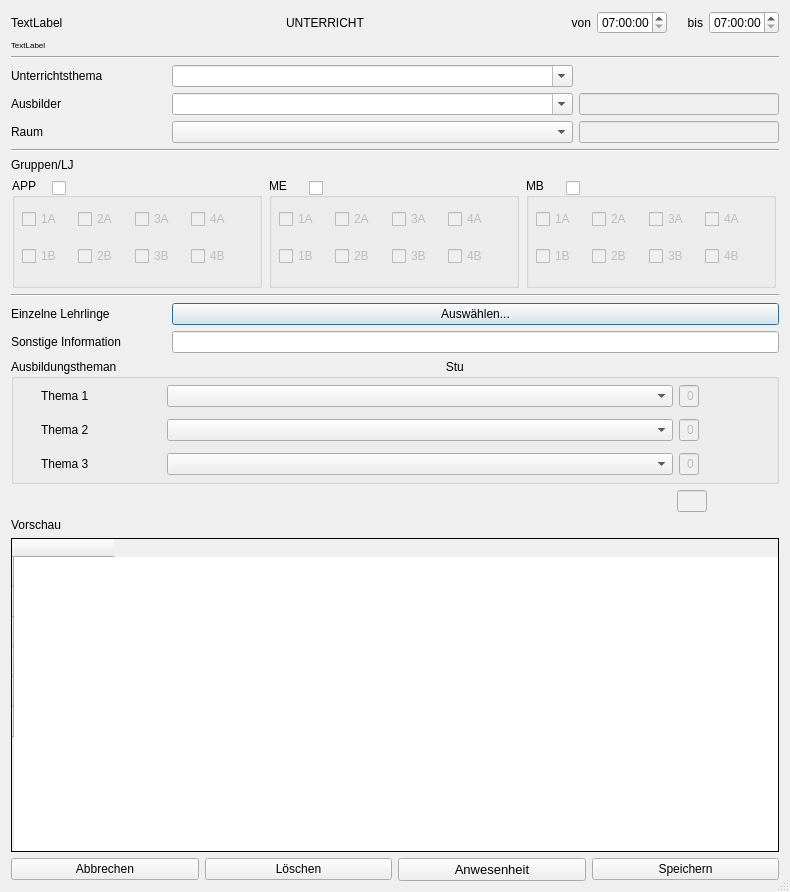
<?xml version="1.0" encoding="UTF-8"?>
<ui version="4.0">
 <class>Dialog</class>
 <widget class="QDialog" name="Dialog">
  <property name="enabled">
   <bool>true</bool>
  </property>
  <property name="geometry">
   <rect>
    <x>0</x>
    <y>0</y>
    <width>790</width>
    <height>892</height>
   </rect>
  </property>
  <property name="windowTitle">
   <string>Dialog</string>
  </property>
  <property name="sizeGripEnabled">
   <bool>true</bool>
  </property>
  <layout class="QGridLayout" name="gridLayout">
   <item row="0" column="0">
    <layout class="QVBoxLayout" name="verticalLayout">
     <item>
      <layout class="QHBoxLayout" name="horizontalLayout_12">
       <item>
        <widget class="QLabel" name="Wochen_Tag">
         <property name="styleSheet">
          <string notr="true">font: 10pt &quot;MS Shell Dlg 2&quot;;</string>
         </property>
         <property name="text">
          <string>TextLabel</string>
         </property>
        </widget>
       </item>
       <item>
        <widget class="QLabel" name="label_9">
         <property name="styleSheet">
          <string notr="true">font: 10pt &quot;MS Shell Dlg 2&quot;;</string>
         </property>
         <property name="text">
          <string/>
         </property>
        </widget>
       </item>
       <item>
        <widget class="QLabel" name="label_2">
         <property name="styleSheet">
          <string notr="true">font: 10pt &quot;MS Shell Dlg 2&quot;;</string>
         </property>
         <property name="text">
          <string>UNTERRICHT</string>
         </property>
        </widget>
       </item>
       <item>
        <widget class="QLabel" name="label_10">
         <property name="styleSheet">
          <string notr="true">font: 10pt &quot;MS Shell Dlg 2&quot;;</string>
         </property>
         <property name="text">
          <string/>
         </property>
        </widget>
       </item>
       <item>
        <widget class="QLabel" name="label_11">
         <property name="maximumSize">
          <size>
           <width>30</width>
           <height>16777215</height>
          </size>
         </property>
         <property name="styleSheet">
          <string notr="true">font: 10pt &quot;MS Shell Dlg 2&quot;;</string>
         </property>
         <property name="text">
          <string>von</string>
         </property>
         <property name="alignment">
          <set>Qt::AlignRight|Qt::AlignTrailing|Qt::AlignVCenter</set>
         </property>
        </widget>
       </item>
       <item>
        <widget class="QTimeEdit" name="timeEdit_von">
         <property name="minimumSize">
          <size>
           <width>50</width>
           <height>0</height>
          </size>
         </property>
         <property name="maximumSize">
          <size>
           <width>70</width>
           <height>16777215</height>
          </size>
         </property>
         <property name="styleSheet">
          <string notr="true">font: 10pt &quot;MS Shell Dlg 2&quot;;</string>
         </property>
         <property name="minimumDateTime">
          <datetime>
           <hour>7</hour>
           <minute>0</minute>
           <second>0</second>
           <year>2000</year>
           <month>1</month>
           <day>1</day>
          </datetime>
         </property>
        </widget>
       </item>
       <item>
        <widget class="QLabel" name="label_13">
         <property name="maximumSize">
          <size>
           <width>30</width>
           <height>16777215</height>
          </size>
         </property>
         <property name="layoutDirection">
          <enum>Qt::RightToLeft</enum>
         </property>
         <property name="styleSheet">
          <string notr="true">font: 10pt &quot;MS Shell Dlg 2&quot;;</string>
         </property>
         <property name="text">
          <string>bis</string>
         </property>
         <property name="alignment">
          <set>Qt::AlignRight|Qt::AlignTrailing|Qt::AlignVCenter</set>
         </property>
        </widget>
       </item>
       <item>
        <widget class="QTimeEdit" name="timeEdit_bis">
         <property name="minimumSize">
          <size>
           <width>50</width>
           <height>0</height>
          </size>
         </property>
         <property name="maximumSize">
          <size>
           <width>70</width>
           <height>16777215</height>
          </size>
         </property>
         <property name="styleSheet">
          <string notr="true">font: 10pt &quot;MS Shell Dlg 2&quot;;</string>
         </property>
         <property name="minimumDateTime">
          <datetime>
           <hour>7</hour>
           <minute>0</minute>
           <second>0</second>
           <year>2000</year>
           <month>1</month>
           <day>1</day>
          </datetime>
         </property>
        </widget>
       </item>
      </layout>
     </item>
     <item>
      <widget class="QLabel" name="Row">
       <property name="styleSheet">
        <string notr="true">font: 10pt &quot;MS Shell Dlg 2&quot;;</string>
       </property>
       <property name="text">
        <string>&lt;html&gt;&lt;head/&gt;&lt;body&gt;&lt;p&gt;&lt;span style=&quot; font-size:6pt;&quot;&gt;TextLabel&lt;/span&gt;&lt;/p&gt;&lt;/body&gt;&lt;/html&gt;</string>
       </property>
      </widget>
     </item>
     <item>
      <widget class="Line" name="line">
       <property name="styleSheet">
        <string notr="true">font: 10pt &quot;MS Shell Dlg 2&quot;;</string>
       </property>
       <property name="orientation">
        <enum>Qt::Horizontal</enum>
       </property>
      </widget>
     </item>
     <item>
      <layout class="QHBoxLayout" name="horizontalLayout_4">
       <item>
        <widget class="QLabel" name="label_7">
         <property name="minimumSize">
          <size>
           <width>155</width>
           <height>0</height>
          </size>
         </property>
         <property name="maximumSize">
          <size>
           <width>155</width>
           <height>16777215</height>
          </size>
         </property>
         <property name="styleSheet">
          <string notr="true">font: 10pt &quot;MS Shell Dlg 2&quot;;</string>
         </property>
         <property name="text">
          <string>Unterrichtsthema</string>
         </property>
        </widget>
       </item>
       <item>
        <widget class="QComboBox" name="comboBox_Unterrichtsthema">
         <property name="enabled">
          <bool>true</bool>
         </property>
         <property name="minimumSize">
          <size>
           <width>200</width>
           <height>0</height>
          </size>
         </property>
         <property name="styleSheet">
          <string notr="true">font: 10pt &quot;MS Shell Dlg 2&quot;;</string>
         </property>
         <property name="editable">
          <bool>true</bool>
         </property>
         <item>
          <property name="text">
           <string/>
          </property>
         </item>
        </widget>
       </item>
       <item>
        <widget class="QLabel" name="label_15">
         <property name="minimumSize">
          <size>
           <width>200</width>
           <height>0</height>
          </size>
         </property>
         <property name="maximumSize">
          <size>
           <width>200</width>
           <height>16777215</height>
          </size>
         </property>
         <property name="styleSheet">
          <string notr="true">font: 10pt &quot;MS Shell Dlg 2&quot;;</string>
         </property>
         <property name="text">
          <string/>
         </property>
        </widget>
       </item>
      </layout>
     </item>
     <item>
      <layout class="QHBoxLayout" name="horizontalLayout_5">
       <item>
        <widget class="QLabel" name="label_6">
         <property name="minimumSize">
          <size>
           <width>155</width>
           <height>0</height>
          </size>
         </property>
         <property name="maximumSize">
          <size>
           <width>155</width>
           <height>16777215</height>
          </size>
         </property>
         <property name="styleSheet">
          <string notr="true">font: 10pt &quot;MS Shell Dlg 2&quot;;</string>
         </property>
         <property name="text">
          <string>Ausbilder</string>
         </property>
        </widget>
       </item>
       <item>
        <widget class="QComboBox" name="comboBox_Ausbilder">
         <property name="enabled">
          <bool>true</bool>
         </property>
         <property name="minimumSize">
          <size>
           <width>150</width>
           <height>0</height>
          </size>
         </property>
         <property name="styleSheet">
          <string notr="true">font: 10pt &quot;MS Shell Dlg 2&quot;;</string>
         </property>
         <property name="editable">
          <bool>true</bool>
         </property>
         <item>
          <property name="text">
           <string/>
          </property>
         </item>
        </widget>
       </item>
       <item>
        <widget class="QLineEdit" name="le_vorname">
         <property name="enabled">
          <bool>false</bool>
         </property>
         <property name="maximumSize">
          <size>
           <width>200</width>
           <height>16777215</height>
          </size>
         </property>
         <property name="styleSheet">
          <string notr="true">font: 10pt &quot;MS Shell Dlg 2&quot;;</string>
         </property>
        </widget>
       </item>
      </layout>
     </item>
     <item>
      <layout class="QHBoxLayout" name="horizontalLayout">
       <item>
        <widget class="QLabel" name="label">
         <property name="minimumSize">
          <size>
           <width>155</width>
           <height>0</height>
          </size>
         </property>
         <property name="maximumSize">
          <size>
           <width>155</width>
           <height>16777215</height>
          </size>
         </property>
         <property name="styleSheet">
          <string notr="true">font: 10pt &quot;MS Shell Dlg 2&quot;;</string>
         </property>
         <property name="text">
          <string>Raum</string>
         </property>
        </widget>
       </item>
       <item>
        <widget class="QComboBox" name="comboBox_Raum">
         <property name="minimumSize">
          <size>
           <width>150</width>
           <height>0</height>
          </size>
         </property>
         <property name="styleSheet">
          <string notr="true">font: 10pt &quot;MS Shell Dlg 2&quot;;</string>
         </property>
         <property name="editable">
          <bool>false</bool>
         </property>
         <item>
          <property name="text">
           <string/>
          </property>
         </item>
        </widget>
       </item>
       <item>
        <widget class="QLineEdit" name="le_raum">
         <property name="enabled">
          <bool>false</bool>
         </property>
         <property name="maximumSize">
          <size>
           <width>200</width>
           <height>16777215</height>
          </size>
         </property>
         <property name="styleSheet">
          <string notr="true">font: 10pt &quot;MS Shell Dlg 2&quot;;</string>
         </property>
        </widget>
       </item>
      </layout>
     </item>
     <item>
      <widget class="Line" name="line_2">
       <property name="styleSheet">
        <string notr="true">font: 10pt &quot;MS Shell Dlg 2&quot;;</string>
       </property>
       <property name="orientation">
        <enum>Qt::Horizontal</enum>
       </property>
      </widget>
     </item>
     <item>
      <layout class="QHBoxLayout" name="horizontalLayout_14">
       <item>
        <widget class="QLabel" name="label_5">
         <property name="maximumSize">
          <size>
           <width>120</width>
           <height>16777215</height>
          </size>
         </property>
         <property name="styleSheet">
          <string notr="true">font: 10pt &quot;MS Shell Dlg 2&quot;;</string>
         </property>
         <property name="text">
          <string>Gruppen/LJ</string>
         </property>
        </widget>
       </item>
       <item>
        <widget class="QLabel" name="label_8">
         <property name="styleSheet">
          <string notr="true">font: 10pt &quot;MS Shell Dlg 2&quot;;</string>
         </property>
         <property name="text">
          <string/>
         </property>
        </widget>
       </item>
      </layout>
     </item>
     <item>
      <layout class="QHBoxLayout" name="horizontalLayout_18">
       <item>
        <widget class="QGroupBox" name="groupBox_2">
         <property name="minimumSize">
          <size>
           <width>250</width>
           <height>110</height>
          </size>
         </property>
         <property name="maximumSize">
          <size>
           <width>250</width>
           <height>110</height>
          </size>
         </property>
         <property name="styleSheet">
          <string notr="true">font: 10pt &quot;MS Shell Dlg 2&quot;;</string>
         </property>
         <property name="title">
          <string>APP</string>
         </property>
         <widget class="QWidget" name="horizontalLayoutWidget">
          <property name="geometry">
           <rect>
            <x>10</x>
            <y>20</y>
            <width>219</width>
            <height>80</height>
           </rect>
          </property>
          <property name="styleSheet">
           <string notr="true">font: 10pt &quot;MS Shell Dlg 2&quot;;</string>
          </property>
          <layout class="QHBoxLayout" name="horizontalLayout_11">
           <item>
            <layout class="QVBoxLayout" name="verticalLayout_2">
             <item>
              <widget class="QCheckBox" name="checkBox_1A">
               <property name="enabled">
                <bool>false</bool>
               </property>
               <property name="styleSheet">
                <string notr="true">font: 10pt &quot;MS Shell Dlg 2&quot;;</string>
               </property>
               <property name="text">
                <string>1A</string>
               </property>
              </widget>
             </item>
             <item>
              <widget class="QCheckBox" name="checkBox_1B">
               <property name="enabled">
                <bool>false</bool>
               </property>
               <property name="styleSheet">
                <string notr="true">font: 10pt &quot;MS Shell Dlg 2&quot;;</string>
               </property>
               <property name="text">
                <string>1B</string>
               </property>
              </widget>
             </item>
            </layout>
           </item>
           <item>
            <layout class="QVBoxLayout" name="verticalLayout_3">
             <item>
              <widget class="QCheckBox" name="checkBox_2A">
               <property name="enabled">
                <bool>false</bool>
               </property>
               <property name="styleSheet">
                <string notr="true">font: 10pt &quot;MS Shell Dlg 2&quot;;</string>
               </property>
               <property name="text">
                <string>2A</string>
               </property>
              </widget>
             </item>
             <item>
              <widget class="QCheckBox" name="checkBox_2B">
               <property name="enabled">
                <bool>false</bool>
               </property>
               <property name="styleSheet">
                <string notr="true">font: 10pt &quot;MS Shell Dlg 2&quot;;</string>
               </property>
               <property name="text">
                <string>2B</string>
               </property>
              </widget>
             </item>
            </layout>
           </item>
           <item>
            <layout class="QVBoxLayout" name="verticalLayout_4">
             <item>
              <widget class="QCheckBox" name="checkBox_3A">
               <property name="enabled">
                <bool>false</bool>
               </property>
               <property name="styleSheet">
                <string notr="true">font: 10pt &quot;MS Shell Dlg 2&quot;;</string>
               </property>
               <property name="text">
                <string>3A</string>
               </property>
              </widget>
             </item>
             <item>
              <widget class="QCheckBox" name="checkBox_3B">
               <property name="enabled">
                <bool>false</bool>
               </property>
               <property name="styleSheet">
                <string notr="true">font: 10pt &quot;MS Shell Dlg 2&quot;;</string>
               </property>
               <property name="text">
                <string>3B</string>
               </property>
              </widget>
             </item>
            </layout>
           </item>
           <item>
            <layout class="QVBoxLayout" name="verticalLayout_5">
             <item>
              <widget class="QCheckBox" name="checkBox_4A">
               <property name="enabled">
                <bool>false</bool>
               </property>
               <property name="styleSheet">
                <string notr="true">font: 10pt &quot;MS Shell Dlg 2&quot;;</string>
               </property>
               <property name="text">
                <string>4A</string>
               </property>
              </widget>
             </item>
             <item>
              <widget class="QCheckBox" name="checkBox_4B">
               <property name="enabled">
                <bool>false</bool>
               </property>
               <property name="styleSheet">
                <string notr="true">font: 10pt &quot;MS Shell Dlg 2&quot;;</string>
               </property>
               <property name="text">
                <string>4B</string>
               </property>
              </widget>
             </item>
            </layout>
           </item>
          </layout>
         </widget>
         <widget class="QCheckBox" name="checkBox_APP">
          <property name="geometry">
           <rect>
            <x>40</x>
            <y>0</y>
            <width>60</width>
            <height>20</height>
           </rect>
          </property>
          <property name="styleSheet">
           <string notr="true">font: 10pt &quot;MS Shell Dlg 2&quot;;</string>
          </property>
          <property name="text">
           <string/>
          </property>
         </widget>
        </widget>
       </item>
       <item>
        <widget class="QGroupBox" name="groupBox_3">
         <property name="minimumSize">
          <size>
           <width>250</width>
           <height>110</height>
          </size>
         </property>
         <property name="maximumSize">
          <size>
           <width>250</width>
           <height>110</height>
          </size>
         </property>
         <property name="styleSheet">
          <string notr="true">font: 10pt &quot;MS Shell Dlg 2&quot;;</string>
         </property>
         <property name="title">
          <string>ME</string>
         </property>
         <widget class="QWidget" name="horizontalLayoutWidget_2">
          <property name="geometry">
           <rect>
            <x>10</x>
            <y>20</y>
            <width>219</width>
            <height>80</height>
           </rect>
          </property>
          <property name="styleSheet">
           <string notr="true">font: 10pt &quot;MS Shell Dlg 2&quot;;</string>
          </property>
          <layout class="QHBoxLayout" name="horizontalLayout_15">
           <item>
            <layout class="QVBoxLayout" name="verticalLayout_7">
             <item>
              <widget class="QCheckBox" name="checkBox_1A_2">
               <property name="enabled">
                <bool>false</bool>
               </property>
               <property name="styleSheet">
                <string notr="true">font: 10pt &quot;MS Shell Dlg 2&quot;;</string>
               </property>
               <property name="text">
                <string>1A</string>
               </property>
              </widget>
             </item>
             <item>
              <widget class="QCheckBox" name="checkBox_1B_2">
               <property name="enabled">
                <bool>false</bool>
               </property>
               <property name="styleSheet">
                <string notr="true">font: 10pt &quot;MS Shell Dlg 2&quot;;</string>
               </property>
               <property name="text">
                <string>1B</string>
               </property>
              </widget>
             </item>
            </layout>
           </item>
           <item>
            <layout class="QVBoxLayout" name="verticalLayout_10">
             <item>
              <widget class="QCheckBox" name="checkBox_2A_2">
               <property name="enabled">
                <bool>false</bool>
               </property>
               <property name="styleSheet">
                <string notr="true">font: 10pt &quot;MS Shell Dlg 2&quot;;</string>
               </property>
               <property name="text">
                <string>2A</string>
               </property>
              </widget>
             </item>
             <item>
              <widget class="QCheckBox" name="checkBox_2B_2">
               <property name="enabled">
                <bool>false</bool>
               </property>
               <property name="styleSheet">
                <string notr="true">font: 10pt &quot;MS Shell Dlg 2&quot;;</string>
               </property>
               <property name="text">
                <string>2B</string>
               </property>
              </widget>
             </item>
            </layout>
           </item>
           <item>
            <layout class="QVBoxLayout" name="verticalLayout_11">
             <item>
              <widget class="QCheckBox" name="checkBox_3A_2">
               <property name="enabled">
                <bool>false</bool>
               </property>
               <property name="styleSheet">
                <string notr="true">font: 10pt &quot;MS Shell Dlg 2&quot;;</string>
               </property>
               <property name="text">
                <string>3A</string>
               </property>
              </widget>
             </item>
             <item>
              <widget class="QCheckBox" name="checkBox_3B_2">
               <property name="enabled">
                <bool>false</bool>
               </property>
               <property name="styleSheet">
                <string notr="true">font: 10pt &quot;MS Shell Dlg 2&quot;;</string>
               </property>
               <property name="text">
                <string>3B</string>
               </property>
              </widget>
             </item>
            </layout>
           </item>
           <item>
            <layout class="QVBoxLayout" name="verticalLayout_12">
             <item>
              <widget class="QCheckBox" name="checkBox_4A_2">
               <property name="enabled">
                <bool>false</bool>
               </property>
               <property name="styleSheet">
                <string notr="true">font: 10pt &quot;MS Shell Dlg 2&quot;;</string>
               </property>
               <property name="text">
                <string>4A</string>
               </property>
              </widget>
             </item>
             <item>
              <widget class="QCheckBox" name="checkBox_4B_2">
               <property name="enabled">
                <bool>false</bool>
               </property>
               <property name="styleSheet">
                <string notr="true">font: 10pt &quot;MS Shell Dlg 2&quot;;</string>
               </property>
               <property name="text">
                <string>4B</string>
               </property>
              </widget>
             </item>
            </layout>
           </item>
          </layout>
         </widget>
         <widget class="QCheckBox" name="checkBox_ME">
          <property name="geometry">
           <rect>
            <x>40</x>
            <y>0</y>
            <width>30</width>
            <height>20</height>
           </rect>
          </property>
          <property name="styleSheet">
           <string notr="true">font: 10pt &quot;MS Shell Dlg 2&quot;;</string>
          </property>
          <property name="text">
           <string/>
          </property>
         </widget>
        </widget>
       </item>
       <item>
        <widget class="QGroupBox" name="groupBox_4">
         <property name="minimumSize">
          <size>
           <width>250</width>
           <height>110</height>
          </size>
         </property>
         <property name="maximumSize">
          <size>
           <width>250</width>
           <height>110</height>
          </size>
         </property>
         <property name="styleSheet">
          <string notr="true">font: 10pt &quot;MS Shell Dlg 2&quot;;</string>
         </property>
         <property name="title">
          <string>MB</string>
         </property>
         <widget class="QWidget" name="horizontalLayoutWidget_3">
          <property name="geometry">
           <rect>
            <x>10</x>
            <y>20</y>
            <width>219</width>
            <height>80</height>
           </rect>
          </property>
          <property name="styleSheet">
           <string notr="true">font: 10pt &quot;MS Shell Dlg 2&quot;;</string>
          </property>
          <layout class="QHBoxLayout" name="horizontalLayout_17">
           <item>
            <layout class="QVBoxLayout" name="verticalLayout_13">
             <item>
              <widget class="QCheckBox" name="checkBox_1A_3">
               <property name="enabled">
                <bool>false</bool>
               </property>
               <property name="styleSheet">
                <string notr="true">font: 10pt &quot;MS Shell Dlg 2&quot;;</string>
               </property>
               <property name="text">
                <string>1A</string>
               </property>
              </widget>
             </item>
             <item>
              <widget class="QCheckBox" name="checkBox_1B_3">
               <property name="enabled">
                <bool>false</bool>
               </property>
               <property name="styleSheet">
                <string notr="true">font: 10pt &quot;MS Shell Dlg 2&quot;;</string>
               </property>
               <property name="text">
                <string>1B</string>
               </property>
              </widget>
             </item>
            </layout>
           </item>
           <item>
            <layout class="QVBoxLayout" name="verticalLayout_14">
             <item>
              <widget class="QCheckBox" name="checkBox_2A_3">
               <property name="enabled">
                <bool>false</bool>
               </property>
               <property name="styleSheet">
                <string notr="true">font: 10pt &quot;MS Shell Dlg 2&quot;;</string>
               </property>
               <property name="text">
                <string>2A</string>
               </property>
              </widget>
             </item>
             <item>
              <widget class="QCheckBox" name="checkBox_2B_3">
               <property name="enabled">
                <bool>false</bool>
               </property>
               <property name="styleSheet">
                <string notr="true">font: 10pt &quot;MS Shell Dlg 2&quot;;</string>
               </property>
               <property name="text">
                <string>2B</string>
               </property>
              </widget>
             </item>
            </layout>
           </item>
           <item>
            <layout class="QVBoxLayout" name="verticalLayout_15">
             <item>
              <widget class="QCheckBox" name="checkBox_3A_3">
               <property name="enabled">
                <bool>false</bool>
               </property>
               <property name="styleSheet">
                <string notr="true">font: 10pt &quot;MS Shell Dlg 2&quot;;</string>
               </property>
               <property name="text">
                <string>3A</string>
               </property>
              </widget>
             </item>
             <item>
              <widget class="QCheckBox" name="checkBox_3B_3">
               <property name="enabled">
                <bool>false</bool>
               </property>
               <property name="styleSheet">
                <string notr="true">font: 10pt &quot;MS Shell Dlg 2&quot;;</string>
               </property>
               <property name="text">
                <string>3B</string>
               </property>
              </widget>
             </item>
            </layout>
           </item>
           <item>
            <layout class="QVBoxLayout" name="verticalLayout_16">
             <item>
              <widget class="QCheckBox" name="checkBox_4A_3">
               <property name="enabled">
                <bool>false</bool>
               </property>
               <property name="styleSheet">
                <string notr="true">font: 10pt &quot;MS Shell Dlg 2&quot;;</string>
               </property>
               <property name="text">
                <string>4A</string>
               </property>
              </widget>
             </item>
             <item>
              <widget class="QCheckBox" name="checkBox_4B_3">
               <property name="enabled">
                <bool>false</bool>
               </property>
               <property name="styleSheet">
                <string notr="true">font: 10pt &quot;MS Shell Dlg 2&quot;;</string>
               </property>
               <property name="text">
                <string>4B</string>
               </property>
              </widget>
             </item>
            </layout>
           </item>
          </layout>
         </widget>
         <widget class="QCheckBox" name="checkBox_MB">
          <property name="geometry">
           <rect>
            <x>40</x>
            <y>0</y>
            <width>30</width>
            <height>20</height>
           </rect>
          </property>
          <property name="styleSheet">
           <string notr="true">font: 10pt &quot;MS Shell Dlg 2&quot;;</string>
          </property>
          <property name="text">
           <string/>
          </property>
         </widget>
        </widget>
       </item>
      </layout>
     </item>
     <item>
      <layout class="QHBoxLayout" name="horizontalLayout_3"/>
     </item>
     <item>
      <widget class="Line" name="line_3">
       <property name="styleSheet">
        <string notr="true">font: 10pt &quot;MS Shell Dlg 2&quot;;</string>
       </property>
       <property name="orientation">
        <enum>Qt::Horizontal</enum>
       </property>
      </widget>
     </item>
     <item>
      <layout class="QHBoxLayout" name="horizontalLayout_16">
       <item>
        <widget class="QLabel" name="label_4">
         <property name="minimumSize">
          <size>
           <width>155</width>
           <height>0</height>
          </size>
         </property>
         <property name="maximumSize">
          <size>
           <width>155</width>
           <height>16777215</height>
          </size>
         </property>
         <property name="styleSheet">
          <string notr="true">font: 10pt &quot;MS Shell Dlg 2&quot;;</string>
         </property>
         <property name="text">
          <string>Einzelne Lehrlinge</string>
         </property>
        </widget>
       </item>
       <item>
        <widget class="QPushButton" name="pushButton_einzelne_lehrlinge">
         <property name="minimumSize">
          <size>
           <width>355</width>
           <height>0</height>
          </size>
         </property>
         <property name="styleSheet">
          <string notr="true">font: 10pt &quot;MS Shell Dlg 2&quot;;</string>
         </property>
         <property name="text">
          <string>Auswählen...</string>
         </property>
        </widget>
       </item>
      </layout>
     </item>
     <item>
      <layout class="QHBoxLayout" name="horizontalLayout_13">
       <item>
        <widget class="QLabel" name="label_3">
         <property name="minimumSize">
          <size>
           <width>155</width>
           <height>0</height>
          </size>
         </property>
         <property name="maximumSize">
          <size>
           <width>155</width>
           <height>16777215</height>
          </size>
         </property>
         <property name="styleSheet">
          <string notr="true">font: 10pt &quot;MS Shell Dlg 2&quot;;</string>
         </property>
         <property name="text">
          <string>Sonstige Information</string>
         </property>
        </widget>
       </item>
       <item>
        <widget class="QLineEdit" name="le_information">
         <property name="styleSheet">
          <string notr="true">font: 10pt &quot;MS Shell Dlg 2&quot;;</string>
         </property>
        </widget>
       </item>
      </layout>
     </item>
     <item>
      <widget class="QGroupBox" name="groupBox">
       <property name="minimumSize">
        <size>
         <width>500</width>
         <height>125</height>
        </size>
       </property>
       <property name="styleSheet">
        <string notr="true">font: 10pt &quot;MS Shell Dlg 2&quot;;</string>
       </property>
       <property name="title">
        <string>Ausbildungstheman                                                                                                   Stunden</string>
       </property>
       <widget class="QWidget" name="verticalLayoutWidget">
        <property name="geometry">
         <rect>
          <x>30</x>
          <y>20</y>
          <width>658</width>
          <height>103</height>
         </rect>
        </property>
        <property name="styleSheet">
         <string notr="true">font: 10pt &quot;MS Shell Dlg 2&quot;;</string>
        </property>
        <layout class="QVBoxLayout" name="verticalLayout_6">
         <item>
          <layout class="QHBoxLayout" name="horizontalLayout_6">
           <item>
            <widget class="QLabel" name="label_14">
             <property name="minimumSize">
              <size>
               <width>120</width>
               <height>0</height>
              </size>
             </property>
             <property name="maximumSize">
              <size>
               <width>120</width>
               <height>40</height>
              </size>
             </property>
             <property name="styleSheet">
              <string notr="true">font: 10pt &quot;MS Shell Dlg 2&quot;;</string>
             </property>
             <property name="text">
              <string>Thema 1</string>
             </property>
            </widget>
           </item>
           <item>
            <widget class="QComboBox" name="comboBox_Thema1">
             <property name="minimumSize">
              <size>
               <width>350</width>
               <height>0</height>
              </size>
             </property>
             <property name="styleSheet">
              <string notr="true">font: 10pt &quot;MS Shell Dlg 2&quot;;</string>
             </property>
             <property name="editable">
              <bool>false</bool>
             </property>
             <item>
              <property name="text">
               <string/>
              </property>
             </item>
            </widget>
           </item>
           <item>
            <widget class="QLineEdit" name="sb_Thema1">
             <property name="enabled">
              <bool>false</bool>
             </property>
             <property name="maximumSize">
              <size>
               <width>20</width>
               <height>16777215</height>
              </size>
             </property>
             <property name="styleSheet">
              <string notr="true">font: 10pt &quot;MS Shell Dlg 2&quot;;</string>
             </property>
             <property name="text">
              <string>0</string>
             </property>
             <property name="alignment">
              <set>Qt::AlignRight|Qt::AlignTrailing|Qt::AlignVCenter</set>
             </property>
            </widget>
           </item>
          </layout>
         </item>
         <item>
          <layout class="QHBoxLayout" name="horizontalLayout_7">
           <item>
            <widget class="QLabel" name="label_18">
             <property name="minimumSize">
              <size>
               <width>120</width>
               <height>0</height>
              </size>
             </property>
             <property name="maximumSize">
              <size>
               <width>120</width>
               <height>40</height>
              </size>
             </property>
             <property name="styleSheet">
              <string notr="true">font: 10pt &quot;MS Shell Dlg 2&quot;;</string>
             </property>
             <property name="text">
              <string>Thema 2</string>
             </property>
            </widget>
           </item>
           <item>
            <widget class="QComboBox" name="comboBox_Thema2">
             <property name="minimumSize">
              <size>
               <width>350</width>
               <height>0</height>
              </size>
             </property>
             <property name="styleSheet">
              <string notr="true">font: 10pt &quot;MS Shell Dlg 2&quot;;</string>
             </property>
             <property name="editable">
              <bool>false</bool>
             </property>
             <item>
              <property name="text">
               <string/>
              </property>
             </item>
            </widget>
           </item>
           <item>
            <widget class="QLineEdit" name="sb_Thema2">
             <property name="enabled">
              <bool>false</bool>
             </property>
             <property name="maximumSize">
              <size>
               <width>20</width>
               <height>16777215</height>
              </size>
             </property>
             <property name="styleSheet">
              <string notr="true">font: 10pt &quot;MS Shell Dlg 2&quot;;</string>
             </property>
             <property name="text">
              <string>0</string>
             </property>
             <property name="alignment">
              <set>Qt::AlignRight|Qt::AlignTrailing|Qt::AlignVCenter</set>
             </property>
            </widget>
           </item>
          </layout>
         </item>
         <item>
          <layout class="QHBoxLayout" name="horizontalLayout_8">
           <item>
            <widget class="QLabel" name="label_17">
             <property name="minimumSize">
              <size>
               <width>120</width>
               <height>0</height>
              </size>
             </property>
             <property name="maximumSize">
              <size>
               <width>120</width>
               <height>16777215</height>
              </size>
             </property>
             <property name="styleSheet">
              <string notr="true">font: 10pt &quot;MS Shell Dlg 2&quot;;</string>
             </property>
             <property name="text">
              <string>Thema 3</string>
             </property>
            </widget>
           </item>
           <item>
            <widget class="QComboBox" name="comboBox_Thema3">
             <property name="enabled">
              <bool>true</bool>
             </property>
             <property name="minimumSize">
              <size>
               <width>350</width>
               <height>0</height>
              </size>
             </property>
             <property name="styleSheet">
              <string notr="true">font: 10pt &quot;MS Shell Dlg 2&quot;;</string>
             </property>
             <property name="editable">
              <bool>false</bool>
             </property>
             <item>
              <property name="text">
               <string/>
              </property>
             </item>
            </widget>
           </item>
           <item>
            <widget class="QLineEdit" name="sb_Thema3">
             <property name="enabled">
              <bool>false</bool>
             </property>
             <property name="maximumSize">
              <size>
               <width>20</width>
               <height>16777215</height>
              </size>
             </property>
             <property name="styleSheet">
              <string notr="true">font: 10pt &quot;MS Shell Dlg 2&quot;;</string>
             </property>
             <property name="text">
              <string>0</string>
             </property>
             <property name="alignment">
              <set>Qt::AlignRight|Qt::AlignTrailing|Qt::AlignVCenter</set>
             </property>
            </widget>
           </item>
          </layout>
         </item>
        </layout>
       </widget>
      </widget>
     </item>
     <item>
      <layout class="QHBoxLayout" name="horizontalLayout_9"/>
     </item>
     <item>
      <layout class="QHBoxLayout" name="horizontalLayout_10">
       <item>
        <widget class="QLabel" name="label_19">
         <property name="minimumSize">
          <size>
           <width>520</width>
           <height>0</height>
          </size>
         </property>
         <property name="maximumSize">
          <size>
           <width>100</width>
           <height>10</height>
          </size>
         </property>
         <property name="layoutDirection">
          <enum>Qt::LeftToRight</enum>
         </property>
         <property name="styleSheet">
          <string notr="true">font: 10pt &quot;MS Shell Dlg 2&quot;;</string>
         </property>
         <property name="text">
          <string/>
         </property>
        </widget>
       </item>
       <item>
        <widget class="QLineEdit" name="gesamt_stunden">
         <property name="enabled">
          <bool>false</bool>
         </property>
         <property name="maximumSize">
          <size>
           <width>30</width>
           <height>16777215</height>
          </size>
         </property>
         <property name="styleSheet">
          <string notr="true">font: 10pt &quot;MS Shell Dlg 2&quot;;</string>
         </property>
         <property name="alignment">
          <set>Qt::AlignRight|Qt::AlignTrailing|Qt::AlignVCenter</set>
         </property>
        </widget>
       </item>
      </layout>
     </item>
     <item>
      <layout class="QVBoxLayout" name="verticalLayout_9">
       <item>
        <widget class="QLabel" name="label_12">
         <property name="styleSheet">
          <string notr="true">font: 10pt &quot;MS Shell Dlg 2&quot;;</string>
         </property>
         <property name="text">
          <string>Vorschau</string>
         </property>
        </widget>
       </item>
       <item>
        <widget class="QTableWidget" name="te_vorschau">
         <property name="minimumSize">
          <size>
           <width>0</width>
           <height>130</height>
          </size>
         </property>
         <property name="tabletTracking">
          <bool>false</bool>
         </property>
         <property name="focusPolicy">
          <enum>Qt::NoFocus</enum>
         </property>
         <property name="contextMenuPolicy">
          <enum>Qt::CustomContextMenu</enum>
         </property>
         <property name="layoutDirection">
          <enum>Qt::LeftToRight</enum>
         </property>
         <property name="autoFillBackground">
          <bool>true</bool>
         </property>
         <property name="styleSheet">
          <string notr="true">font: 10pt &quot;MS Shell Dlg 2&quot;;</string>
         </property>
         <property name="frameShape">
          <enum>QFrame::Box</enum>
         </property>
         <property name="frameShadow">
          <enum>QFrame::Plain</enum>
         </property>
         <property name="horizontalScrollBarPolicy">
          <enum>Qt::ScrollBarAsNeeded</enum>
         </property>
         <property name="sizeAdjustPolicy">
          <enum>QAbstractScrollArea::AdjustToContents</enum>
         </property>
         <property name="textElideMode">
          <enum>Qt::ElideRight</enum>
         </property>
         <property name="showGrid">
          <bool>true</bool>
         </property>
         <property name="gridStyle">
          <enum>Qt::NoPen</enum>
         </property>
         <row>
          <property name="text">
           <string/>
          </property>
          <property name="textAlignment">
           <set>AlignCenter</set>
          </property>
          <property name="foreground">
           <brush brushstyle="NoBrush">
            <color alpha="255">
             <red>0</red>
             <green>0</green>
             <blue>0</blue>
            </color>
           </brush>
          </property>
         </row>
         <row>
          <property name="text">
           <string/>
          </property>
         </row>
         <row>
          <property name="text">
           <string/>
          </property>
         </row>
         <row>
          <property name="text">
           <string/>
          </property>
         </row>
         <row>
          <property name="text">
           <string/>
          </property>
         </row>
         <row>
          <property name="text">
           <string/>
          </property>
         </row>
         <column>
          <property name="text">
           <string/>
          </property>
         </column>
         <item row="0" column="0">
          <property name="text">
           <string/>
          </property>
          <property name="font">
           <font>
            <pointsize>22</pointsize>
            <stylestrategy>NoAntialias</stylestrategy>
           </font>
          </property>
          <property name="background">
           <brush brushstyle="NoBrush">
            <color alpha="255">
             <red>0</red>
             <green>0</green>
             <blue>0</blue>
            </color>
           </brush>
          </property>
          <property name="foreground">
           <brush brushstyle="NoBrush">
            <color alpha="255">
             <red>0</red>
             <green>0</green>
             <blue>255</blue>
            </color>
           </brush>
          </property>
         </item>
         <item row="2" column="0">
          <property name="text">
           <string/>
          </property>
          <property name="background">
           <brush brushstyle="NoBrush">
            <color alpha="255">
             <red>255</red>
             <green>0</green>
             <blue>0</blue>
            </color>
           </brush>
          </property>
         </item>
        </widget>
       </item>
      </layout>
     </item>
     <item>
      <layout class="QVBoxLayout" name="verticalLayout_8"/>
     </item>
     <item>
      <layout class="QHBoxLayout" name="horizontalLayout_2">
       <item>
        <widget class="QPushButton" name="pushButton_abbrechen">
         <property name="styleSheet">
          <string notr="true">font: 10pt &quot;MS Shell Dlg 2&quot;;</string>
         </property>
         <property name="text">
          <string>Abbrechen</string>
         </property>
         <property name="icon">
          <iconset>
           <normaloff>../../_Symbole/UsedSymbols/closewindowapplication_cerca_ventan_2874.ico</normaloff>../../_Symbole/UsedSymbols/closewindowapplication_cerca_ventan_2874.ico</iconset>
         </property>
        </widget>
       </item>
       <item>
        <widget class="QPushButton" name="pushButton_loeschen">
         <property name="styleSheet">
          <string notr="true">font: 10pt &quot;MS Shell Dlg 2&quot;;</string>
         </property>
         <property name="text">
          <string>Löschen</string>
         </property>
         <property name="icon">
          <iconset>
           <normaloff>../../_Symbole/UsedSymbols/seo-social-web-network-internet_262_icon-icons.com_61518.ico</normaloff>../../_Symbole/UsedSymbols/seo-social-web-network-internet_262_icon-icons.com_61518.ico</iconset>
         </property>
        </widget>
       </item>
       <item>
        <widget class="QPushButton" name="pushButton_Anwesenheit">
         <property name="font">
          <font>
           <pointsize>10</pointsize>
          </font>
         </property>
         <property name="text">
          <string>Anwesenheit</string>
         </property>
         <property name="icon">
          <iconset>
           <normaloff>../../_Symbole/Icons/misc/MISC28.ICO</normaloff>../../_Symbole/Icons/misc/MISC28.ICO</iconset>
         </property>
        </widget>
       </item>
       <item>
        <widget class="QPushButton" name="pushButton_hinzufuegen">
         <property name="styleSheet">
          <string notr="true">font: 10pt &quot;MS Shell Dlg 2&quot;;</string>
         </property>
         <property name="text">
          <string>Speichern</string>
         </property>
         <property name="icon">
          <iconset>
           <normaloff>../../_Symbole/UsedSymbols/add_insert_new_plus_icon_148990.ico</normaloff>../../_Symbole/UsedSymbols/add_insert_new_plus_icon_148990.ico</iconset>
         </property>
        </widget>
       </item>
      </layout>
     </item>
    </layout>
   </item>
  </layout>
 </widget>
 <resources/>
 <connections/>
</ui>
